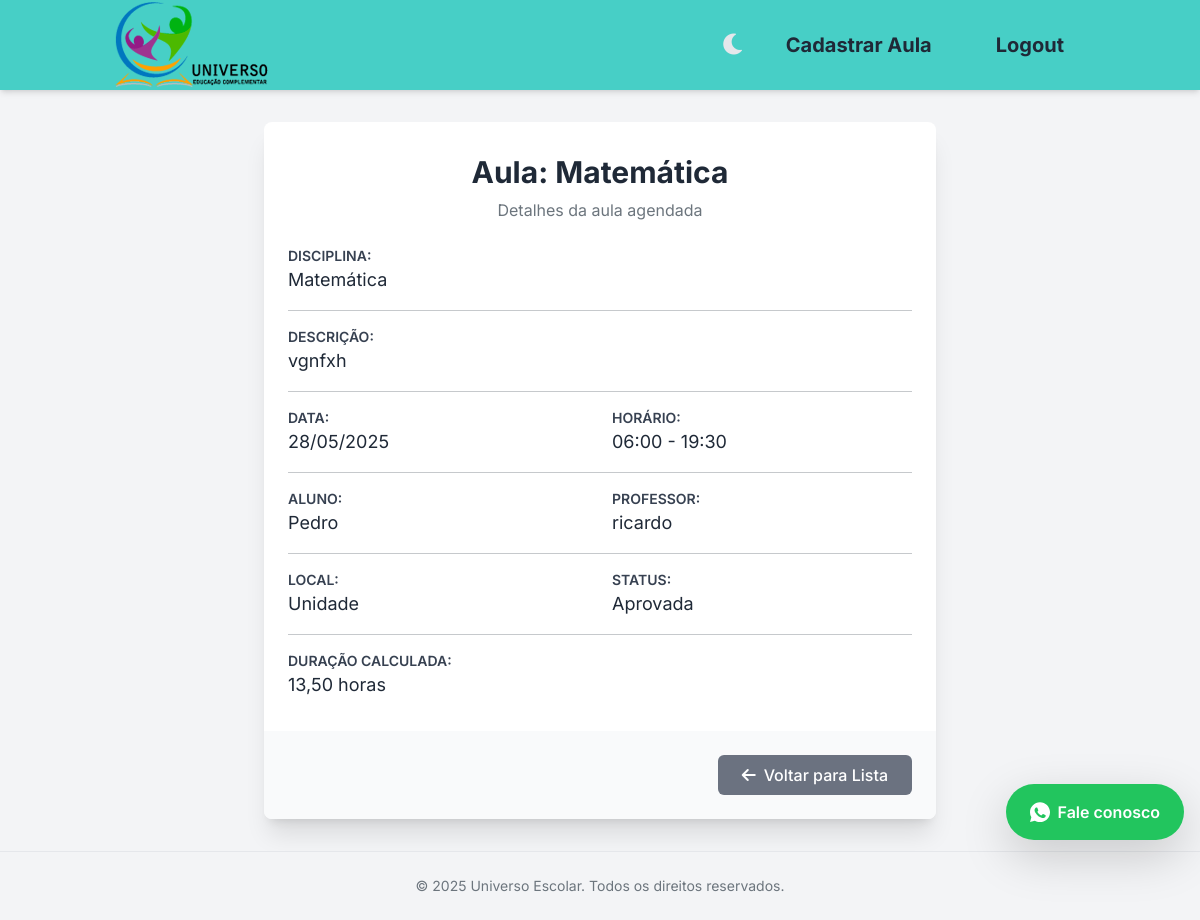
The app's page /aula/4/detalhes/ (signed in) with its own data.
### uniescolar/models.py (models this page shows, shortened)
class Aula(models.Model):
    STATUS_APROVACAO_CHOICES = [
        ('pendente', 'Pendente'),
        ('aprovada', 'Aprovada'),
        ('rejeitada', 'Rejeitada'),
    ]
    id = models.AutoField(primary_key=True)
    local = models.CharField(max_length=100)
    disciplina = models.ForeignKey(Disciplina, on_delete=models.CASCADE, related_name="aulas_disciplina")
    data_inicio = models.DateField(default=timezone.now)
    hora_inicio = models.TimeField(default=hora_inicio_padrao)
    hora_fim = models.TimeField(default=hora_fim_padrao)
    aluno = models.ForeignKey(
        Aluno,
        on_delete=models.CASCADE,
        related_name="aulas"
    )
    professor = models.ForeignKey(
        Professor,
        on_delete=models.CASCADE,
        related_name="aulas_ministradas"
    )
    descricao = models.TextField()
    status_aprovacao = models.CharField( # NOVO CAMPO
        max_length=10,
        choices=STATUS_APROVACAO_CHOICES,
        default='pendente' # Default para novas aulas
    )
    class Meta:
        unique_together = (
            'aluno', 'professor', 'data_inicio', 'hora_inicio', 'hora_fim'
        )

class Disciplina(models.Model):
    nome = models.CharField(max_length=100)
    def __str__(self):
        return f"{self.nome}"

class Aluno(models.Model):
    SEXO_CHOICES = [
        ('M', 'Masculino'),
        ('F', 'Feminino'),
        ('O', 'Outro'),
    ]
    id = models.AutoField(primary_key=True)
    nome = models.CharField(max_length=200)
    sexo = models.CharField(max_length=30, choices=SEXO_CHOICES)
    data_nascimento = models.DateField(default=timezone.now)
    responsavel = models.ForeignKey( # Aluno tem um Responsavel
        Responsavel,
        on_delete=models.CASCADE,
        related_name="alunos_dependentes" # Permite responsavel.alunos_dependentes.all()
    )
    def __str__(self):
        responsavel_nome = str(self.responsavel) if self.responsavel else "Sem responsável"
        return f"{self.nome}"

class Responsavel(models.Model):
    CPF = models.CharField(max_length=14, primary_key=True, default='') # CPF como PK
    user = models.ForeignKey( # Relação com o User do Django
        User,
        on_delete=models.CASCADE,
        default=None,
        null=True,
        blank=True,
        related_name="responsavel_profiles" # Permite user.responsavel_profiles.all()
    )
    profissao = models.CharField(max_length=255)
    def __str__(self):
        if self.user:
            nome_resp = f"{self.user.first_name} {self.user.last_name}".strip() or self.user.username
        else:
            nome_resp = "Responsável sem usuário"
        alunos = self.alunos_dependentes.all()          # usa o related_name
        if alunos.exists():
            nomes_alunos = ", ".join(aluno.nome for aluno in alunos)
        else:
            nomes_alunos = "Sem alunos vinculados"
        return f"{nome_resp} – Aluno(s): {nomes_alunos}"

class Professor(models.Model):
    user = models.OneToOneField( # Relação OneToOne com User do Django, User é a PK de Professor
        User,
        on_delete=models.CASCADE,
        primary_key=True,
        default=None,
        related_name="professor_profile" # Permite user.professor_profile
    )
    materia = models.CharField(max_length=100)
    def __str__(self):
        return f"{self.user.username}"

### uniescolar/views.py (the view)
# urls.py: path('aula/<int:id>/detalhes/', views.aula_detail_view, name='detalhe_aula'),
@login_required
def aula_detail_view(request, id):
    aula_instance = get_object_or_404(Aula.objects.select_related('disciplina', 'aluno', 'professor__user'), id=id)
    user_can_view = False
    user_is_gestor = is_gestor_check(request.user)
    user_is_professor_of_aula = hasattr(request.user, 'professor_profile') and aula_instance.professor == request.user.professor_profile
    user_is_responsavel_of_aluno = False
    if hasattr(request.user, 'responsavel_profiles'):
        if aula_instance.aluno.responsavel in request.user.responsavel_profiles.all():
            user_is_responsavel_of_aluno = True
    if user_is_gestor:
        user_can_view = True
    elif user_is_professor_of_aula:
        user_can_view = True
    elif user_is_responsavel_of_aluno and aula_instance.status_aprovacao == 'aprovada':
        user_can_view = True
    if not user_can_view:
        messages.error(request, "Você não tem permissão para ver detalhes desta aula ou a aula não está aprovada.")
        return redirect('home')
    if not hasattr(aula_instance, 'duracao_calculada'):
        aula_instance.duracao_calculada = 0.0
        if aula_instance.hora_inicio and aula_instance.hora_fim:
            dia_para_calculo = aula_instance.data_inicio if aula_instance.data_inicio else date.today()
            try:
                datetime_inicio = datetime.combine(dia_para_calculo, aula_instance.hora_inicio)
                datetime_fim = datetime.combine(dia_para_calculo, aula_instance.hora_fim)
                if datetime_fim > datetime_inicio:
                    aula_instance.duracao_calculada = round((datetime_fim - datetime_inicio).total_seconds() / 3600, 2)
            except TypeError:
                pass
    return render(request,'aula.html',{'aula':aula_instance})

### uniescolar/context_processors.py (called while the page is built)
def nav_access_permissions(request):
    can_add_aula = False
    if request.user.is_authenticated:
        is_professor = False
        if not request.user.is_anonymous:
            try:
                is_professor = Professor.objects.filter(pk=request.user.pk).exists()
            except TypeError: # Pode acontecer se request.user.pk for None para AnonymousUser
                pass
        if request.user.is_superuser or is_professor:
            can_add_aula = True
    return {'can_add_aula_permission': can_add_aula}

### uniescolar/views.py (called while the page is built)
def is_gestor_check(user):
    return user.is_authenticated and hasattr(user, 'gestor_profile')

### uniescolar/templates/aula.html (shortened to what this page needs)
{% extends 'base.html' %}
{% load static %}
{% block content %}
<div class="container mx-auto px-4 py-8">
    <div class="max-w-2xl mx-auto bg-white dark:bg-gray-800 shadow-xl rounded-lg overflow-hidden">
        <div class="px-6 py-8">
            <h2 class="text-3xl font-bold text-content mb-2 text-center">Aula: {{ aula.disciplina }}</h2>
            <p class="text-center text-muted mb-6">Detalhes da aula agendada</p>
            <div class="space-y-4">
                <div>
                    <h5 class="text-sm font-semibold text-label uppercase">Disciplina:</h5>
                    <p class="text-content text-lg">{{ aula.disciplina }}</p>
                </div>
                <hr class="dark:border-gray-700">
                <div>
                    <h5 class="text-sm font-semibold text-label uppercase">Descrição:</h5>
                    <p class="text-content text-lg">{{ aula.descricao|linebreaksbr }}</p>
                </div>
                <hr class="dark:border-gray-700">
                <div class="grid grid-cols-1 md:grid-cols-2 gap-4">
                    <div>
                        <h5 class="text-sm font-semibold text-label uppercase">Data:</h5>
                        <p class="text-content text-lg">{{ aula.data_inicio|date:"d/m/Y" }}</p>
                    </div>
                    <div>
                        <h5 class="text-sm font-semibold text-label uppercase">Horário:</h5>
                        <p class="text-content text-lg">{{ aula.hora_inicio|time:"H:i" }} - {{ aula.hora_fim|time:"H:i" }}</p>
                    </div>
                </div>
                <hr class="dark:border-gray-700">
                <div class="grid grid-cols-1 md:grid-cols-2 gap-4">
                    <div>
                        <h5 class="text-sm font-semibold text-label uppercase">Aluno:</h5>
                        <p class="text-content text-lg">{{ aula.aluno }}</p>
                    </div>
                    <div>
                        <h5 class="text-sm font-semibold text-label uppercase">Professor:</h5>
                        <p class="text-content text-lg">{{ aula.professor }}</p>
                    </div>
                </div>
                <hr class="dark:border-gray-700">
                <div class="grid grid-cols-1 md:grid-cols-2 gap-4">
                    <div>
                        <h5 class="text-sm font-semibold text-label uppercase">Local:</h5>
                        <p class="text-content text-lg">{{ aula.local }}</p>
                    </div>
                    <div>
                        <h5 class="text-sm font-semibold text-label uppercase">Status:</h5>
                        <p class="text-content text-lg">{{ aula.get_status_aprovacao_display }}</p>
                    </div>
                </div>
                 {% if aula.duracao_calculada %}
                <hr class="dark:border-gray-700">
                <div>
                    <h5 class="text-sm font-semibold text-label uppercase">Duração Calculada:</h5>
                    <p class="text-content text-lg">{{ aula.duracao_calculada|floatformat:2 }} horas</p>
                </div>
                {% endif %}
            </div>
        </div>
        <div class="bg-gray-50 dark:bg-gray-700 px-6 py-4 flex flex-col sm:flex-row justify-end items-center space-y-2 sm:space-y-0 sm:space-x-3">
            <a href="{% url 'home' %}"
               class="btn-secondary-custom text-center w-full sm:w-auto px-4 py-2 rounded-md font-medium flex items-center justify-center">
               <i class="fas fa-arrow-left mr-2"></i>Voltar para Lista
            </a>
        </div>
    </div>
</div>
{% endblock %}

### uniescolar/templates/base.html (style rules this page uses)
body { font-family: "Inter", sans-serif; background-color: #f3f4f6; color: #1f2937; transition: background-color 0.3s ease, color 0.3s ease; display: flex; flex-direction: column; min-height: 100vh; }
.text-content { color: #1f2937; transition: color 0.3s ease; }
.text-muted { color: #4b5563; transition: color 0.3s ease; }
.text-label { color: #374151; transition: color 0.3s ease; }
.btn-secondary-custom { background-color: #6b7280; color: #ffffff; @apply font-semibold py-2 px-4 rounded-md hover:bg-gray-600 transition-colors duration-150 ease-in-out; }

### records on screen
Aula: disciplina "Matemática", descricao "vgnfxh", data_inicio "28/05/2025", hora_inicio "06:00", hora_fim "19:30", aluno "Pedro", professor "ricardo", local "Unidade", status_aprovacao "Aprovada", duracao_calculada "13,50"
